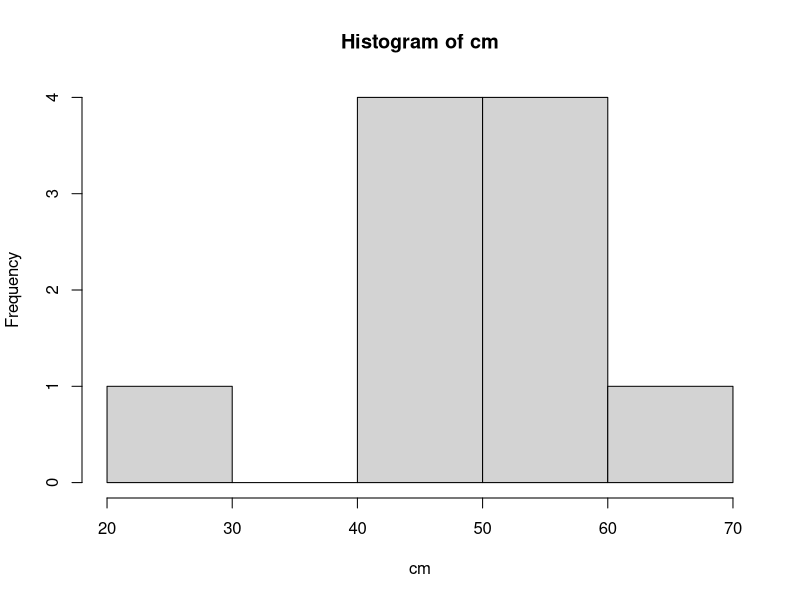

This chart was generated by the following R code: (Note: this script raises an error after producing the figure.)
# Sheet 1: Introduction to R, RStudio
# WS 2021/22

# Task 1:  Calculate the following quantities:
# sum of 52.3, 74.8, 3.17
52.3+74.8+3.17
# the square root of 144
144**0.5
# the 10-based logarithm of 200 multiplied with sin of $\pi/4$
log10(200)*sin(pi/4)
# the cumulative sum of the numbers 1,3,18,20,2 
cumsum(c(1,3,18,20,2))
# find 10 numbers between 0 and 20 rounded to the nearest
sample(x = 0:20, size = 10, replace = FALSE)
# or
round(runif(n = 10, min = 0, max = 20))

# Task 2: Assigning Variables
# Assign the number 5 to x and the number 10 to y.
x <- 5
y <- 10
# Calculate the product of x and y.
x * y
# Store the result in a new variable z.
z <- x * y
# Inspect your workspace by clicking the ``environment'' tab in RStudio, and find the three objects.

# Make a vector myvec of the objects x,y,z.
myvec <- c(x,y,z)
# Find the minimum, the maximum and the mean of the vector.
min(myvec)
max(myvec)
mean(myvec)
# Remove myvec from the workspace.
rm(myvec)
  
# Task 3 rainfall in the first ten days in a year
# Read them into a vector using the c() command.
rainfall <- c(0.1,0.5,2.3,1.1,11.3,14.7,23.4,15.7,0,0.9)
# Calulate the mean and the standard deviation.
mean(rainfall)
sd(rainfall)
# Calculate the cumulative rainfall over these ten days. What is total sum of the rainfall?
cumsum(rainfall)
sum(rainfall)
# Which day saw the highest rainfall? Find an appropriate R command. 
which.max(rainfall)
# Take a subset of the rainfall data where rain is larger than 10. 
rainfall[rainfall>10]
# What is mean rainfall for days where the rainfall was at least 5?
mean(rainfall[rainfall >=5])  
# Subset the vector where it is either exactly 0 or 1.1 and find the corresponding 
# days where the rainfall is 0 or 1.1
rainfall[rainfall == 0 | rainfall == 1.1] # alternative solution: rainfall[rainfall %in% c(0,1.1)]

which(rainfall %in% c(0,1.1))

# Task 4: The length of five cylinders and their diameters
# Read these vectors into two vectors with appropriate names.
len <- c(2.5, 3.4, 4.8, 3.1, 1.7)
diam <- c(0.7, 0.4, 0.5, 0.5, 0.9)
# Calculate the volumes of each cylinder and store it in a new vector.
vol <- len * diam**2 * pi
vol
# Assume the values are given in centimeter. Recalculate the volumes so that 
# their units are cubic millimeter.
vol.cm <- 10*len * (10*diam)**2 * pi
vol.cm

# Task 5: Inspect the R commands union(), setdiff() and intersect()
x <- c(1,2,3,4,5)
y <- c(3,5,7,9)
# Find values that are contained in both x and y.
intersect(x,y)
# Find values that are in x but not y and vice versa.
setdiff(x,y) # x without y
setdiff(y,x) # y without x
# Construct a vector that contains all values contained in either x
# or y. Compare the result with c(x,y).
union(x,y)
# c(x,y) only concatenates x and y
c(x,y)

# Task 6 Construct a matrix with 8 rows and 10 columns. The first row should
# contain the numbers 0, 2, 4, ..., 18 and the other rows should random
# integer numbers between 0 and 100. 
mat1 <- matrix(c(seq(0,18, by = 2), 
                 as.integer(runif(70,0,100))), 
               nrow = 8, ncol = 10, byrow = TRUE)
mat1
# Calculate the row means of this matrix (use rowMeans()) and the standard 
# deviation across the row means.
rm <- rowMeans(mat1)
rm
sd(rm)
# Store the rows 2,3,..,8 in a other matrix and calculate the column means. 
# Use the command hist() to create a histogram of the column means.
# removing the first row of mat1 
mat2 <- mat1[-1,]
mat2
# colum means of mat2
cm <- colMeans(mat2)
cm
# creating a histogram of cm
hist(cm)

# Task 7 The R dataset mpg
# Inspect the dataset mpg.
library(ggplot2)
library(tidyverse)
help(mpg)
names(mpg)
head(mpg)
# Create an empty tibble str_mpg with variables name, type,
# level and dc of type character(). 
str_mpg <- tibble(name = character(), type = character(), level = character(), dc = character())
# Add for every variable in the dataset mpg a row containing for every variable the
# name, the type, the level of measurement and discrete/continous. 
str_mpg <- str_mpg1 %>%
  add_row(name = "manufacturer", type = "qualitative", level = "nominal", dc = "discrete") %>%
  add_row(name = "model", type = "qualitative", level = "nominal", dc = "discrete") %>%
  add_row(name = "displ", type = "quantitative", level = "ratio", dc = "continous") %>%
  add_row(name = "year", type = "quantitative", level = "interval", dc = "discrete") %>%
  add_row(name = "cyl", type = "quantitative", level = "ratio", dc = "discrete") %>%
  add_row(name = "trans", type = "qualitative",level = "nominal", dc = "discrete") %>%
  add_row(name = "drv", type = "qualitative", level = "nominal", dc = "discrete") %>%
  add_row(name = "cty", type = "quantitative", level = "ratio", dc = "continous") %>%
  add_row(name = "hwy", type = "quantitative", level = "ratio", dc = "continous") %>%
  add_row(name = "fl", type = "qualitative", level = "nominal", dc = "discrete") %>%
  add_row(name = "class", type = "qualitative", level = "nominal", dc = "discrete")
head(str_mpg)
# Display the structure
str(str_mpg)
# Use the tibble to display all variables which are quantitative and discrete 
# applying the R function subset().
subset(str_mpg, subset = (type == "quantitative" & dc == "discrete"))
